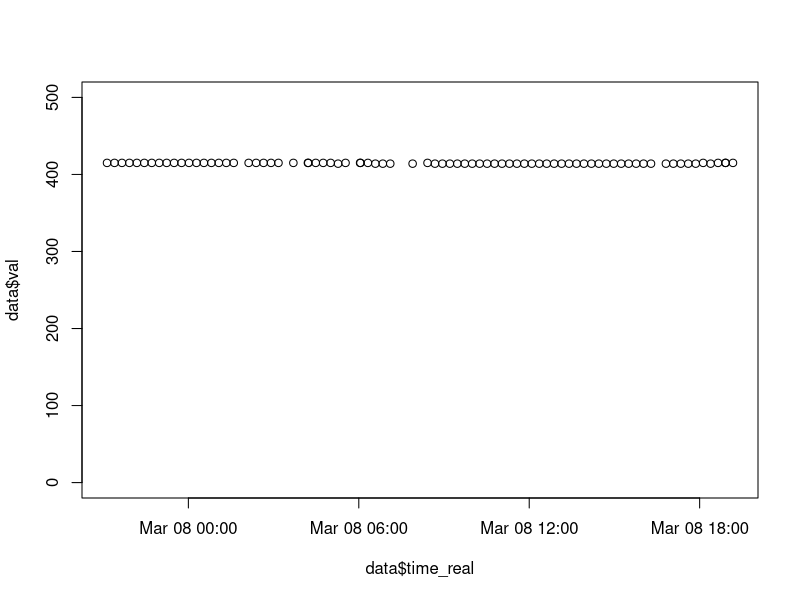
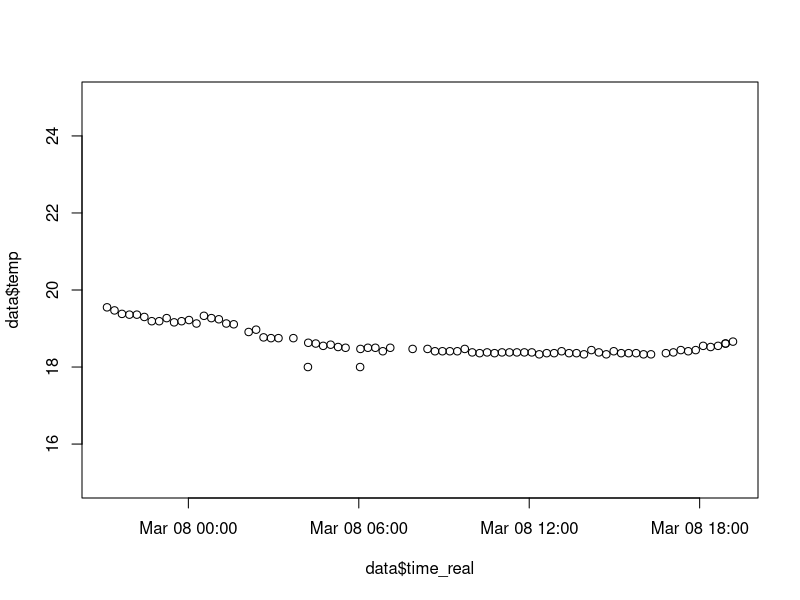
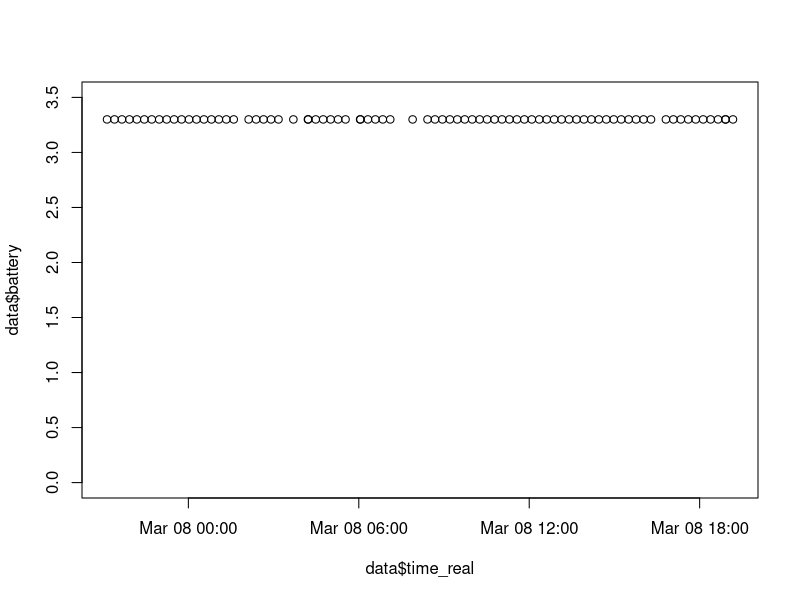
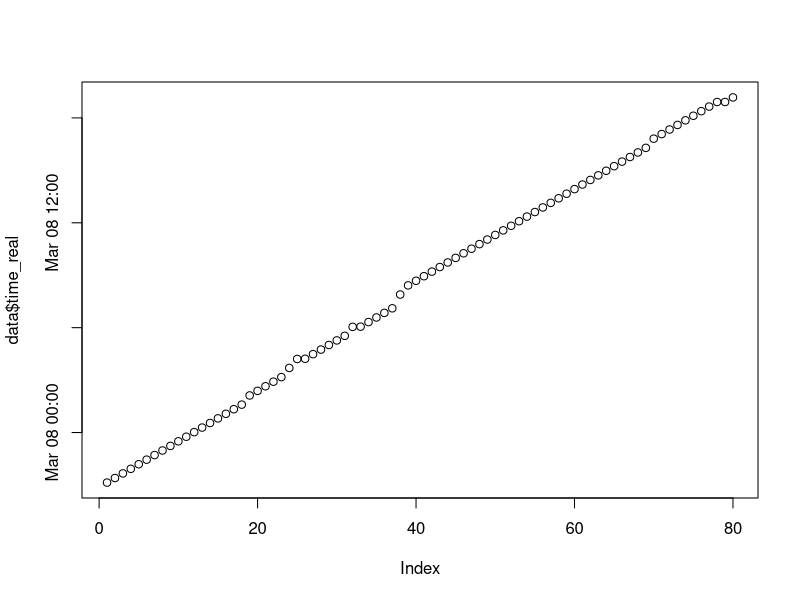
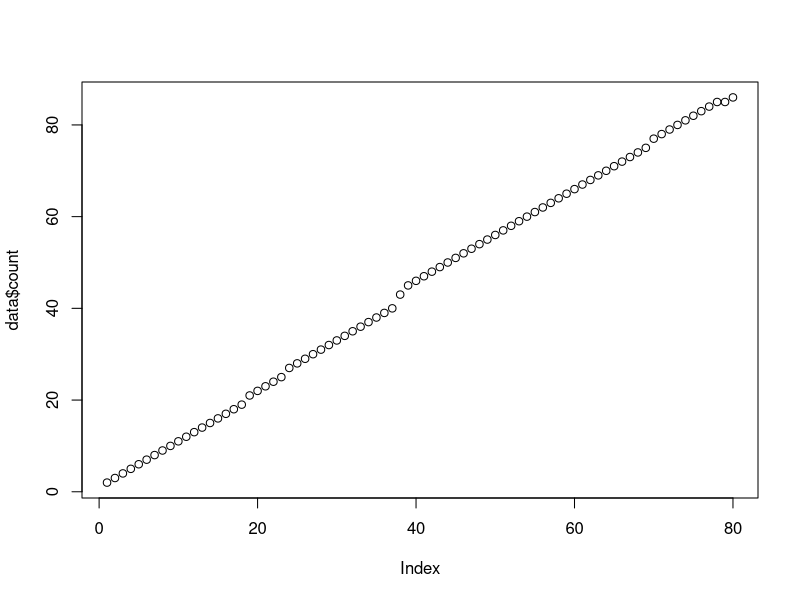
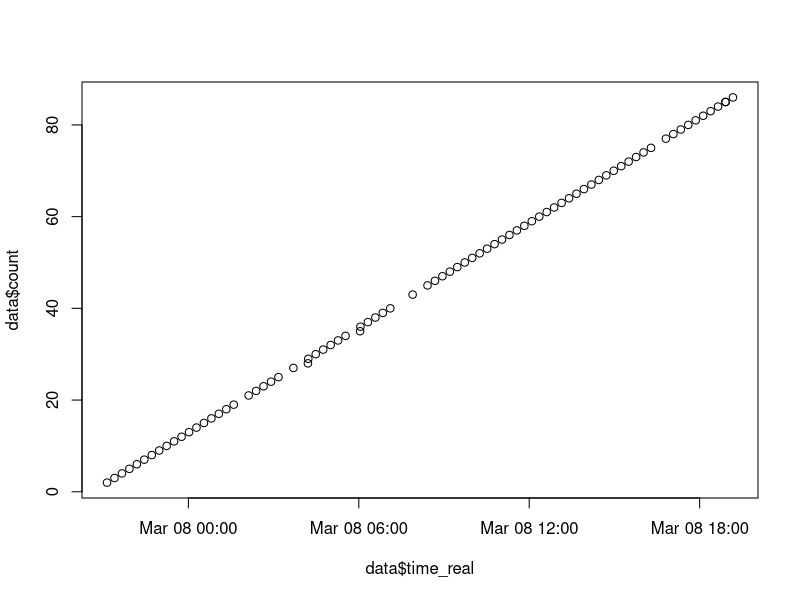

R code for these plots, in order: (Note: this script raises an error after producing the figures.)
Vref = 2.048 #ADC Voltage Reference
N = 16 #ADC Set to 16 bit resolution
LSB = ((2*Vref)/2^N) #Least Significant Bit (in volts)
PGA = 1 #Programmable Gain Amplifier (Set to 1)
L = 50 #Length of Linear Sensor

setwd("~/Documents/Projects/UAF/dendrometer/data/2017-03-08-testing/")
##--Load In Data--##
data = data.frame(read.csv("101_6.csv"))
#Sensor Address, Unix Time Stamp, ADC Value, Temperature, Battery Voltage, Excitation Voltage, Number of send attamps
names(data) <- c("sensor_num", "time", "val", "temp", "battery", "count") 
data$time_real = as.POSIXct(data$time, origin="1970-01-01") #Convert time to POSIX
max(data$count)
plot(data$val~data$time_real, ylim=c(0,500))
plot(data$temp~data$time_real, ylim=c(15,25))
plot(data$battery~data$time_real, ylim=c(0, 3.5))
plot(data$time_real)
plot(data$count)
plot(data$count~data$time_real)







dateTime1 <- strptime("0:00 2016/1/01", format="%H:%M %Y/%m/%d", tz="America/Anchorage")
dateTime2 <- strptime("0:00 2017/12/01", format="%H:%M %Y/%m/%d", tz="America/Anchorage")
subSample <- data[data$time_real < dateTime2 & data$time_real > dateTime1, ]

subSample$Iv = subSample$val*(LSB/PGA) #Caluclate Input Voltage (Iv)
subSample$position = ((subSample$Iv/subSample$Ev)*L) #Calculate Position of Slider

subSample$change = subSample[,10] - subSample[1,10] #calculate the change in diameter of the tree
dataTrim = subSample[0:(nrow(subSample)-1),0:11]
par(
  cex = "1.1",
  cex.sub="0.8",
  lwd = "2"
  )
plot(
  change~time_real, 
  data = dataTrim, 
  main="Change in Diameter",
  sub="dendro_100.4",
  xlab="Time",
  ylab="Millimeters",
  type = "l"
  )


plot(subSample$Ev~subSample$time_real, type = "l", ylim=c(1, 2.2))
plot(subSample$temp~subSample$time_real, type = "l", ylim=c(-40, 0))
plot(subSample$batt_v~subSample$time_real, type = "l")
plot(subSample$time~subSample$time_real, type = "l")




plot(data$val)
plot(data$time_real[1:100],)
plot(n_at~time, data = data, main="n_at")
plot(val~time_real, data = dataTrim, main="val")
plot(Ev~time_real, data = dataTrim, main = "exciitation Voltage")

plot(temp~time_real, data=data, main="Temp")
plot(val~time_real, data = data, main="val")
plot(batt_v~time_real, data = data, main = "battery")


ggplot(BOD, aes(x=data$time, y=data$position)) + geom_line()

install.packages("ggplot2")
library("ggplot2", lib.loc="/Library/Frameworks/R.framework/Versions/3.1/Resources/library")
